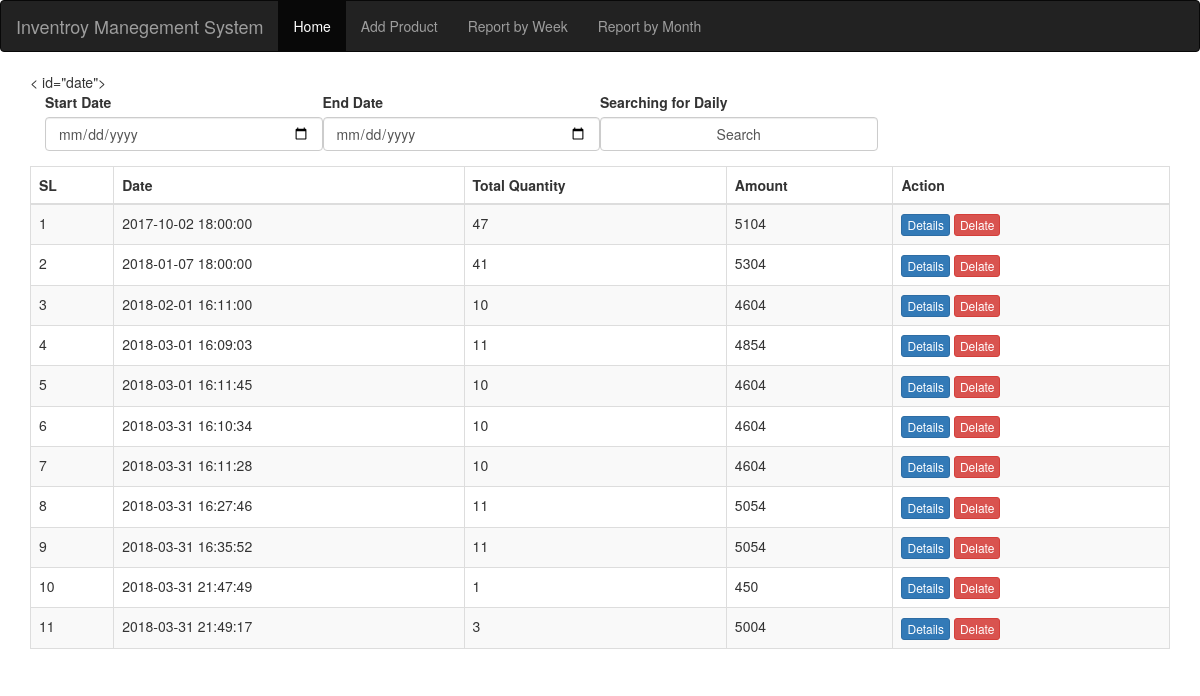
Screenshot of /index.php/report with the database file from the repository.
### tables this page shows
CREATE TABLE `order_detail` (
  `id` int(10) NOT NULL,
  `orderid` int(10) NOT NULL,
  `productid` int(10) NOT NULL,
  `quantity` int(10) NOT NULL,
  `price` int(10) NOT NULL
);

CREATE TABLE `orders` (
  `id` int(10) NOT NULL,
  `date` timestamp NOT NULL DEFAULT CURRENT_TIMESTAMP ON UPDATE CURRENT_TIMESTAMP
);

### application/controllers/Report.php (called while the page is built, shortened)
<?php
class Report extends CI_Controller
{
    public function __construct()
    {
        $this->load->model("cartm");
        $this->load->model('Items');
        $this->load->model('billing_model');
        $this->load->model('Reportm');
    }
    public function index()
    {
        $data['orders'] = $this->Reportm->getlldailyReport();
        $this->load->view('daily_Report', $data);
    }
}

### index.php (called while the page is built, shortened)
<?php
require_once BASEPATH.'core/CodeIgniter.php';

### application/models/Reportm.php (called while the page is built, shortened)
<?php if (!defined('BASEPATH')) exit('No direct script access allowed');
class Reportm extends CI_Model
{
    public function getlldailyReport()
    {
        $this->db->select('SUM(order_detail.price) as sums, sum(order_detail.quantity) as  quantites ,order_detail.id, orders.date  as date ');
        $this->db->join('orders', 'order_detail.orderid= orders.id', 'left');
        $this->db->from('order_detail');
        $this->db->group_by('orders.date');
        $query = $this->db->get();
        return $query->result();
    }
}

### application/views/daily_Report.php (the view, shortened to what this page needs)
<?php include('head.php') ?>
    < id="date">
        <div class="col-md-12 col-sm-12" >
            <form action="<?php echo base_url()?>Report/search"  method="post" id="form_sample_1" enctype="multipart/form-data" class="form-horizontal">
                <div class="col-md-3 col-sm-3" >
                <div class="form-group" >
                <label for="date">Start Date</label>
                <input type="date" class="form-control docs-date" name="startdate" id="startdate" placeholder="Pick a date">
            </div >
                </div>
        <div class="col-md-3 col-sm-3" >
            <div class="form-group" >
                <label for="date">End Date</label>
                <input type="date" class="form-control docs-date" name="enddate" id="enddate" placeholder="Pick a date">
            </div>
        </div>
                <div class="col-md-3 col-sm-3" >
                    <div class="form-group" >
                        <label for="date">Searching for Daily </label>
                        <input type="submit" class="form-control docs-date" name="submit"  value="Search">
                    </div>
                </div>
    </form>
</div>
<table class="table table-striped table-bordered table-hover table-checkable order-column valign-middle" id="example4">
    <thead>
    <tr >
        <th width="" class="center"> SL </th>
        <th width="" class="center"> Date </th>
        <th width="" class="center"> Total Quantity </th>
        <th width="" class="center"> Amount</th>
        <th width="" class="center"> Action</th>
    </tr>
    </thead>
<?php
$i=1;
foreach ($orders as $o)
 {  ?>
<tr>
    <td> <?php echo $i ?></td>
    <td><?php echo $o->date ?> </td>
    <td><?php echo $o->quantites ?></td>
    <td><?php echo $o->sums ?> </td>
    <td>
    <button  class="btn btn-primary btn-xs"  data-panel-id="<?php echo $o->id ?>" onclick="selectid2(this)">
        Details
    </button>
    <button type="button" data-panel-id="<?php echo $o->id ?>" onclick="selectid3(this)" class="btn btn-danger btn-xs">
      Delate
    </button>
    </td>
</tr>
   <?php
     $i++;
 }  ?>
            </table>
            <?php include('footer.php') ?>

### application/views/head.php (shortened to what this page needs)
<!DOCTYPE html>
<html lang="en">
<head>
    <link rel="stylesheet" href="https://maxcdn.bootstrapcdn.com/bootstrap/3.3.7/css/bootstrap.min.css">
</head>
<body>
<nav class="navbar navbar-inverse">
    <div class="container-fluid">
        <div class="navbar-header">
            <a class="navbar-brand" href="#">Inventroy Manegement System</a>
        </div>
        <ul class="nav navbar-nav">
            <li class="active"><a href="<?php echo base_url() ?>">Home</a></li>
            <li><a href="<?php echo base_url() ?>home/viewproduct" >Add Product</a></li>
            <li><a href="<?php echo base_url() ?>Report">Report by Week</a></li>
            <li><a href="<?php echo base_url()?>Report/monthly">Report by Month</a></li>
        </ul>
    </div>
</nav>
<div class="container">

### application/views/footer.php
</div>
</body>
</html>

### rows the page displays
order_detail: orderid.date "2017-10-02 18:00:00", quantites "47", sums "5104"
order_detail: orderid.date "2018-01-07 18:00:00", quantites "41", sums "5304"
order_detail: orderid.date "2018-02-01 16:11:00", quantites "10", sums "4604"
order_detail: orderid.date "2018-03-01 16:09:03", quantites "11", sums "4854"
order_detail: orderid.date "2018-03-01 16:11:45", quantites "10", sums "4604"
order_detail: orderid.date "2018-03-31 16:10:34", quantites "10", sums "4604"
order_detail: orderid.date "2018-03-31 16:11:28", quantites "10", sums "4604"
order_detail: orderid.date "2018-03-31 16:27:46", quantites "11", sums "5054"
order_detail: orderid.date "2018-03-31 16:35:52", quantites "11", sums "5054"
order_detail: orderid.date "2018-03-31 21:47:49", quantites "1", sums "450"
order_detail: orderid.date "2018-03-31 21:49:17", quantites "3", sums "5004"
